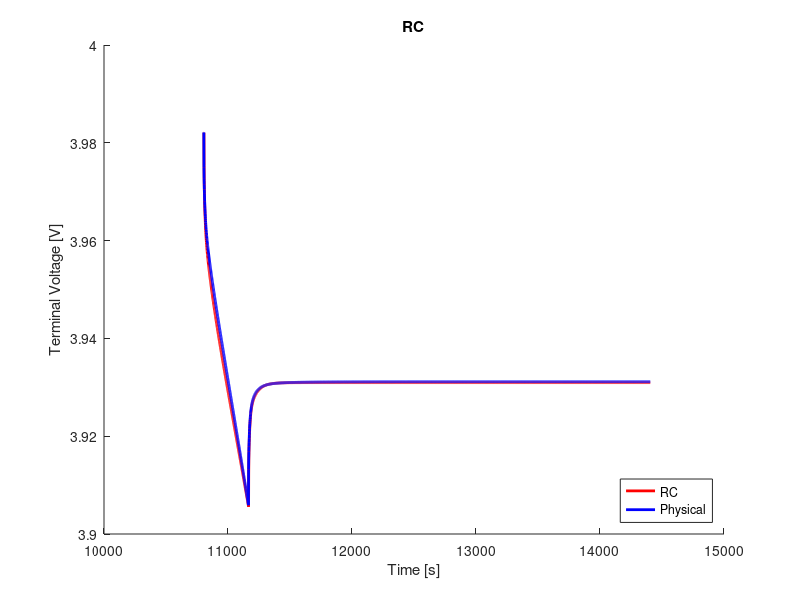

MATLAB code to generate this figure:
clear;
clc;
close all;

%% load data
load('ocv_final.mat');
time_ocv = time;
load('pulse_1_c_3.mat');
load('rc3_cf_params.mat');

%% voltage limitations
v_max = 4.4;                                    % cut-over voltage
v_min = 3.0;                                    % cut-off voltage

%% resample ocv and soc
t1 = time_ocv(1);
t2 = time_ocv(end);
dt = 1;                                         % sample time
t = (t1:dt:t2) - t1;

ocv = interp1(time_ocv, ocv, t1:dt:t2);
soc = interp1(time_ocv, soc, t1:dt:t2);

s = length(time);

%% variables
Q = 16.8;
eta = 1.0;                                  % coulombic efficiency

n = 3;                                      % number of rc links
i_r = zeros(n, 1);
v_c = zeros(n, 1);
flag = 1;

%% compute soc
ind_init = interp1(soc, 1:length(soc), 0.7096, 'nearest');
v_t(1) = ocv(ind_init)
z0 = soc(ind_init);
z = z0 - dt/(Q*3600)*eta*cumsum(I(1:end));

% manual fit
p = 4;
r0 = r0_cf(p);
r1 = r1_cf(p);
r2 = r2_cf(p);
r3 = r3_cf(p);
c1 = c1_cf(p);
c2 = c2_cf(p);
c3 = c3_cf(p);

r = [r1; r2; r3];
c = [c1; c2; c3];

%% compute terminal voltage
for j = 1:n
    f(j) = exp(-dt/(r(j)*c(j)));
end
for k = 1:s-1
    if flag == 1
        i_r(:, k+1) = diag(f)*i_r(:, k) + (1-f')*I(k);
        v_c(:, k) = i_r(:, k).*r;
        ind = interp1(soc, 1:length(soc), z(k), 'nearest');
        v_t(k+1) = ocv(ind) - sum(v_c(:, k)) - I(k).*r0;
        if v_t(k) < v_min
            fprintf('Reached lower voltage limit.');
            flag = 0;
        end
        if v_t(k) > v_max
            fprintf('Reached upper voltage limit.');
            flag = 0;
        end 
    end
end

%% compute rms error
v_t = reshape(v_t, size(V_batt_time));
rmse = 1000*sqrt(mean((V_batt_time - v_t).^2))     % [mV]

%% plot
figure(1);
hold on;
plot(time, v_t, 'r', 'LineWidth', 2)
hold on;
plot(time, V_batt_time, 'b', 'LineWidth', 2)
xlabel('Time [s]')
ylabel('Terminal Voltage [V]')
title('RC')
legend('RC', 'Physical', 'location', 'southeast')
